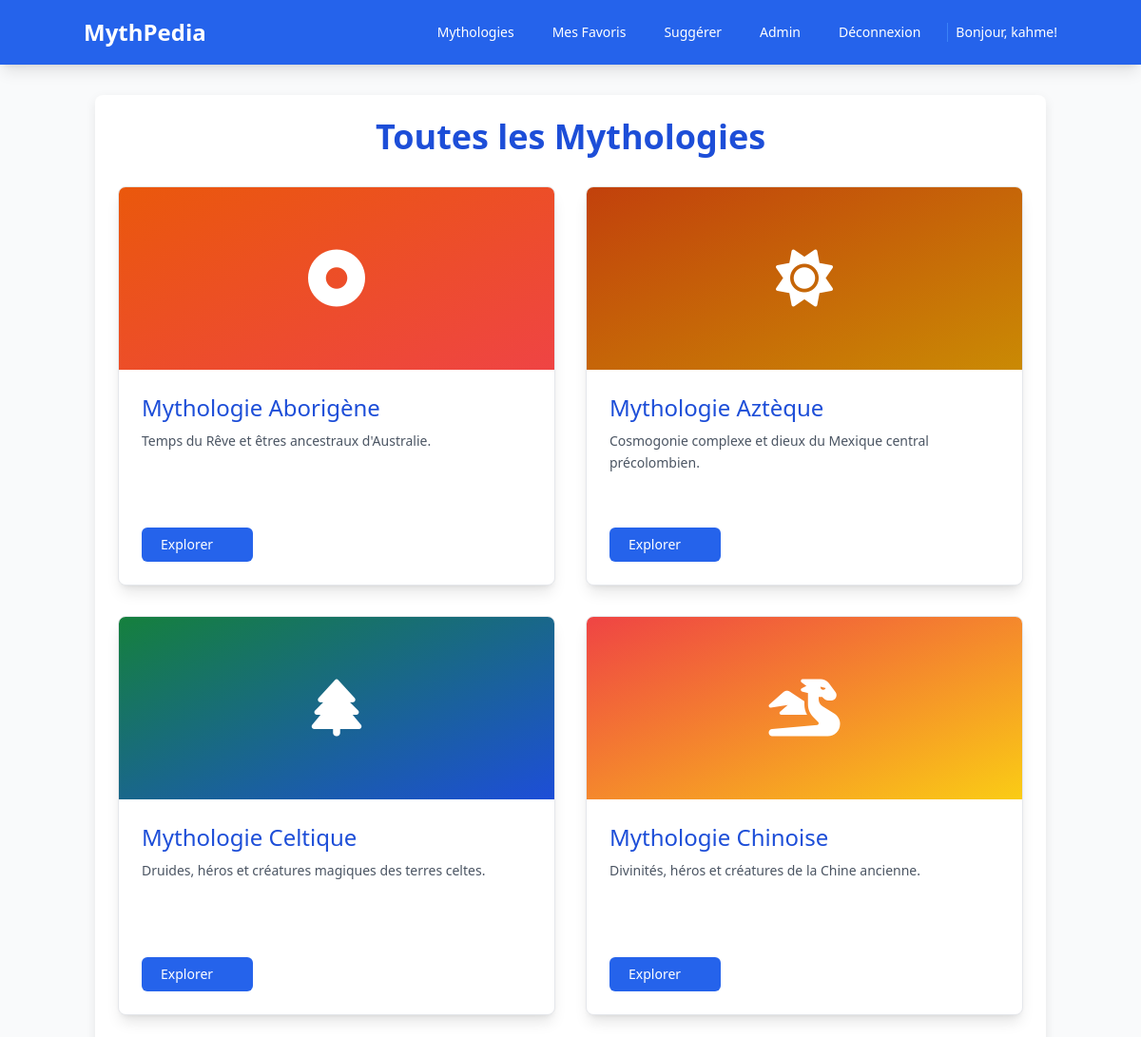
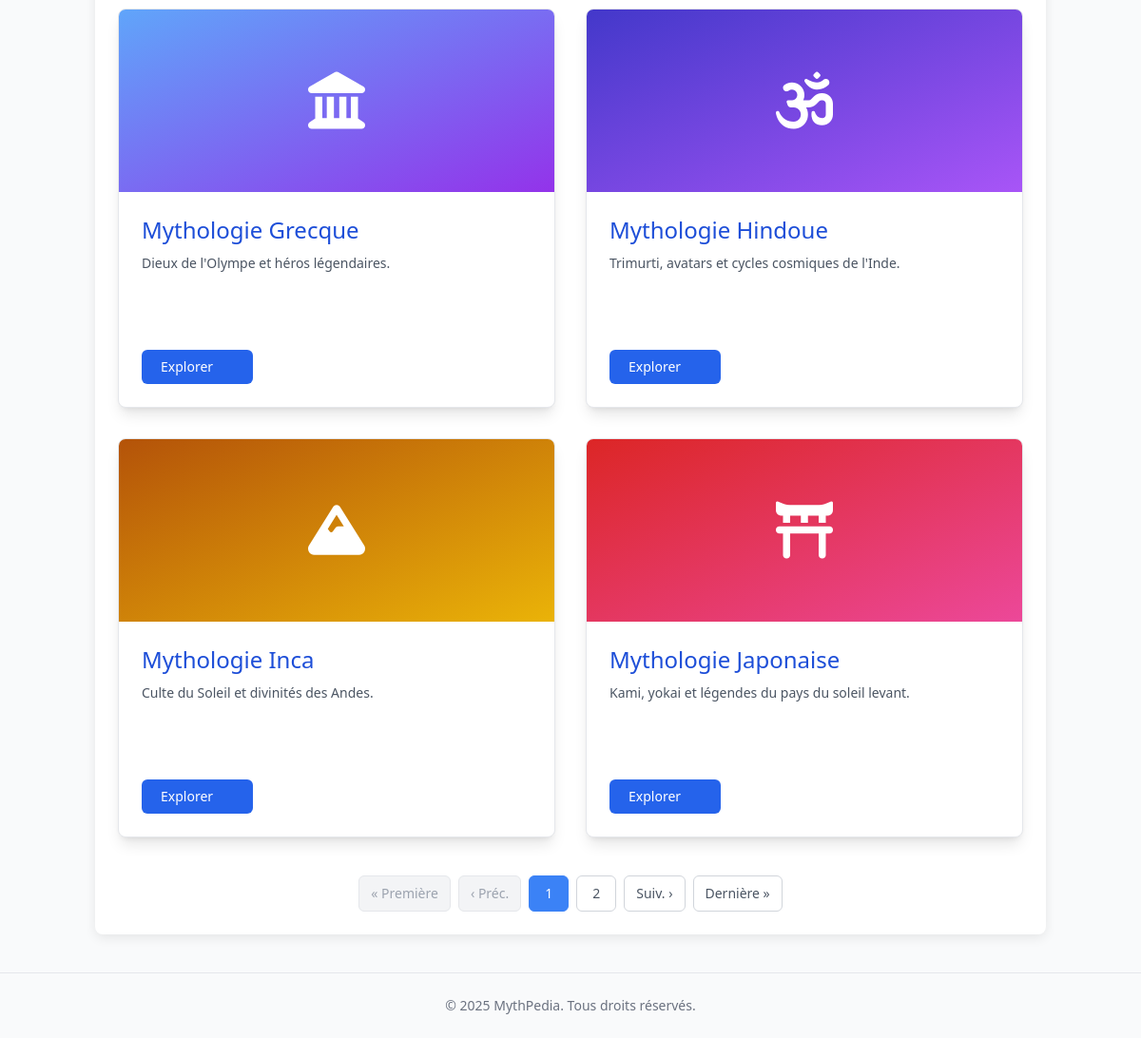
The page /mythpedia/ (signed in) on the database its author committed (2 pictures, top to bottom).
### mythpedia/models.py (models this page shows, shortened)
class Mythology(models.Model):
    title = models.CharField(max_length=100, verbose_name="Titre de la Mythologie")
    slug = models.SlugField(max_length=110, unique=True, blank=True, help_text="Identifiant URL (auto-généré à partir du titre si laissé vide)")
    icon_class = models.CharField(max_length=50, help_text="Classe Font Awesome (ex: 'fa-dragon')")
    color_from = models.CharField(max_length=50, help_text="Classe Tailwind pour début gradient (ex: 'from-red-500')")
    color_to = models.CharField(max_length=50, help_text="Classe Tailwind pour fin gradient (ex: 'to-yellow-400')")
    description = models.TextField(verbose_name="Description Complète")
    card_summary = models.CharField(max_length=200, blank=True, null=True, help_text="Texte court pour la carte principale (optionnel)")
    class Meta:
        verbose_name = "Mythologie"
        verbose_name_plural = "Mythologies"
        ordering = ['title']

### mythpedia/views.py (the view)
# urls.py: path('', views.mythology_list, name='mythology_list'),
@login_required
def mythology_list(request):
    all_mythologies = Mythology.objects.all().order_by('title')
    paginator = Paginator(all_mythologies, 8)
    page_number = request.GET.get('page')
    try:
        mythologies_page = paginator.page(page_number)
    except PageNotAnInteger:
        mythologies_page = paginator.page(1)
    except EmptyPage:
        mythologies_page = paginator.page(paginator.num_pages)
    context = {
        'mythologies_page': mythologies_page,
        'page_title': 'Liste des Mythologies'
    }
    return render(request, 'mythpedia/mythology_list.html', context)

### mythpedia/templates/mythpedia/mythology_list.html (shortened to what this page needs)
{% extends "mythpedia/base.html" %}
{% load static %}
{% block main_page_heading %}Toutes les Mythologies{% endblock %}
{% block content %}
    {% if mythologies_page.object_list %}
        <div class="grid grid-cols-1 md:grid-cols-2 gap-6 md:gap-8 mb-10">
            {% for mythology in mythologies_page.object_list %}
                <div class="bg-white rounded-lg shadow-lg hover:shadow-xl transition-shadow duration-300 overflow-hidden border border-gray-200 flex flex-col min-h-[420px]">
                    <div class="h-48 flex items-center justify-center text-white bg-gradient-to-br {{ mythology.color_from }} {{ mythology.color_to }} pattern-bg">
                        <i class="fas {{ mythology.icon_class }} text-6xl"></i>
                    </div>
                    <div class="p-6 flex-grow flex flex-col">
                        <h3 class="font-heading text-2xl text-blue-700 mb-2">{{ mythology.title }}</h3>
                        <p class="text-gray-600 text-sm mb-4 flex-grow leading-relaxed">
                            {{ mythology.card_summary|default:mythology.description|truncatewords:30|linebreaksbr }}
                        </p>
                        <a href="{% url 'mythpedia:mythology_detail' mythology_slug=mythology.slug %}"
                           class="self-start mt-auto inline-block px-5 py-2 bg-blue-600 text-white text-sm font-medium rounded-md hover:bg-blue-700 transition-colors group">
                            Explorer <span class="opacity-0 group-hover:opacity-100 transition-opacity duration-300 ml-1">→</span>
                        </a>
                    </div>
                </div>
            {% endfor %}
        </div>
        {% if mythologies_page.has_other_pages %}
            <nav aria-label="Pagination" class="mt-10 flex justify-center items-center space-x-2 text-sm">
                {% if mythologies_page.has_previous %}
                    <a href="?page=1" class="px-3 py-2 rounded-md border border-gray-300 bg-white text-gray-600 hover:bg-gray-100">« Première</a>
                    <a href="?page={{ mythologies_page.previous_page_number }}" class="px-3 py-2 rounded-md border border-gray-300 bg-white text-gray-600 hover:bg-gray-100">‹ Préc.</a>
                {% else %}
                    <span class="px-3 py-2 rounded-md border border-gray-200 bg-gray-100 text-gray-400 cursor-not-allowed">« Première</span>
                    <span class="px-3 py-2 rounded-md border border-gray-200 bg-gray-100 text-gray-400 cursor-not-allowed">‹ Préc.</span>
                {% endif %}
                {% for i in mythologies_page.paginator.page_range %}
                    {% if mythologies_page.number == i %}
                        <span class="px-4 py-2 rounded-md border border-blue-500 bg-blue-500 text-white z-10" aria-current="page">{{ i }}</span>
                    {% elif i > mythologies_page.number|add:'-3' and i < mythologies_page.number|add:'3' %}
                        <a href="?page={{ i }}" class="px-4 py-2 rounded-md border border-gray-300 bg-white text-gray-600 hover:bg-gray-100">{{ i }}</a>
                    {% elif i == mythologies_page.number|add:'-3' or i == mythologies_page.number|add:'3' %}
                         <span class="px-4 py-2 text-gray-500">...</span>
                    {% endif %}
                {% endfor %}
                {% if mythologies_page.has_next %}
                    <a href="?page={{ mythologies_page.next_page_number }}" class="px-3 py-2 rounded-md border border-gray-300 bg-white text-gray-600 hover:bg-gray-100">Suiv. ›</a>
                    <a href="?page={{ mythologies_page.paginator.num_pages }}" class="px-3 py-2 rounded-md border border-gray-300 bg-white text-gray-600 hover:bg-gray-100">Dernière »</a>
                {% else %}
                    <span class="px-3 py-2 rounded-md border border-gray-200 bg-gray-100 text-gray-400 cursor-not-allowed">Suiv. ›</span>
                    <span class="px-3 py-2 rounded-md border border-gray-200 bg-gray-100 text-gray-400 cursor-not-allowed">Dernière »</span>
                {% endif %}
            </nav>
        {% endif %}
    {% else %}
        <p class="text-gray-700 text-center">Aucune mythologie n'a été ajoutée pour le moment.</p>
    {% endif %}
{% endblock %}

### mythpedia/templates/mythpedia/base.html (shortened to what this page needs)
<!DOCTYPE html>
<html lang="fr">
<head>
    <script src="https://cdn.tailwindcss.com"></script>
    <link rel="stylesheet" href="https://cdnjs.cloudflare.com/ajax/libs/font-awesome/6.4.0/css/all.min.css">
</head>
<body class="bg-gray-50 text-gray-800">
    <nav class="bg-blue-600 text-white p-4 shadow-lg">
        <div class="container mx-auto flex justify-between items-center">
            <a href="{% if user.is_authenticated %}{% url 'mythpedia:mythology_list' %}{% else %}{% url 'login' %}{% endif %}" class="text-2xl font-bold hover:text-blue-100 transition-colors">MythPedia</a>
            <div class="flex items-center space-x-2 sm:space-x-3 md:space-x-4">
                <a href="{% url 'mythpedia:mythology_list' %}" class="px-3 py-2 rounded-md hover:bg-blue-700 transition-colors text-sm font-medium">Mythologies</a>
                {% if user.is_authenticated %}
                    <a href="{% url 'mythpedia:user_favorites_list' %}" class="px-3 py-2 rounded-md hover:bg-blue-700 transition-colors text-sm font-medium">Mes Favoris</a>
                    <a href="{% url 'mythpedia:submit_suggestion' %}" class="px-3 py-2 rounded-md hover:bg-blue-700 transition-colors text-sm font-medium">Suggérer</a>
                {% endif %}
                <div class="flex items-center space-x-2 sm:space-x-3 md:space-x-4">
                    {% if user.is_authenticated %}
                        {% if user.is_staff %}
                            <a href="{% url 'admin:index' %}" class="px-3 py-2 rounded-md hover:bg-blue-700 transition-colors text-sm font-medium">Admin</a>
                        {% endif %}
                        <a href="{% url 'logout' %}" class="px-3 py-2 rounded-md hover:bg-blue-700 transition-colors text-sm font-medium">Déconnexion</a>
                        <span class="text-sm font-medium pl-2 border-l border-blue-500 hidden sm:inline">Bonjour, {{ user.username }}!</span>
                    {% else %}
                        <a href="{% url 'register' %}" class="px-3 py-2 rounded-md hover:bg-blue-700 transition-colors text-sm font-medium">Inscription</a>
                        <a href="{% url 'login' %}" class="px-3 py-2 rounded-md hover:bg-blue-700 transition-colors text-sm font-medium">Connexion</a>
                    {% endif %}
                </div>
            </div>
        </div>
    </nav>
    <div class="content-area">
        <h1 class="text-4xl font-bold text-blue-700 mb-8 text-center">{% block main_page_heading %}{{ page_title|default:"Bienvenue" }}{% endblock %}</h1>
        {% block content %}{% endblock %}
    </div>
    <footer class="text-center p-6 mt-10 text-gray-500 text-sm border-t border-gray-200">
        <p>© {% now "Y" %} MythPedia. Tous droits réservés.</p>
    </footer>
</body>
</html>

### mythpedia/templates/mythpedia/base.html (style rules this page uses)
body { font-family: 'Segoe UI', Tahoma, Geneva, Verdana, sans-serif; }
.content-area { max-width: 1000px; margin: 2rem auto; padding: 1.5rem; background-color: #fff; border-radius: 8px; box-shadow: 0 4px 12px rgba(0,0,0,0.08); }

### rows shown on the page
Mythology: title "Mythologie Aborigène", card_summary "Temps du Rêve et êtres ancestraux d'Australie."
Mythology: title "Mythologie Aztèque", card_summary "Cosmogonie complexe et dieux du Mexique central précolombien."
Mythology: title "Mythologie Celtique", card_summary "Druides, héros et créatures magiques des terres celtes."
Mythology: title "Mythologie Chinoise", card_summary "Divinités, héros et créatures de la Chine ancienne."
Mythology: title "Mythologie Grecque", card_summary "Dieux de l'Olympe et héros légendaires."
Mythology: title "Mythologie Hindoue", card_summary "Trimurti, avatars et cycles cosmiques de l'Inde."
Mythology: title "Mythologie Inca", card_summary "Culte du Soleil et divinités des Andes."
Mythology: title "Mythologie Japonaise", card_summary "Kami, yokai et légendes du pays du soleil levant."

### other values the page prints
{{ user.username }} "kahme"
{{ i }} "1"
{{ i }} "2"
